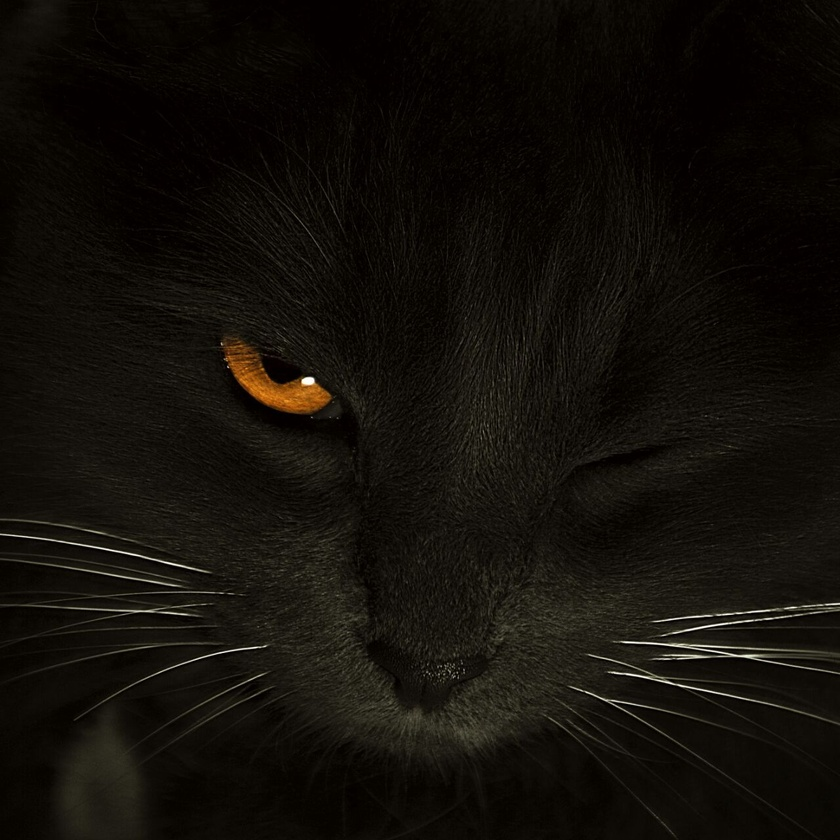
#> input picture lab1/2.jpg, 840 x 840 px, shrunk from 1280 x 1280 before the run
$ python main.py
#> lines starting #> are read from the running program, lines starting #| are printed output that depends on the picture
import cv2
import matplotlib.pyplot as plt
import numpy as np

def task1():
    image = cv2.imread('1.jpg');
    cv2.imshow('image', image);
    cv2.waitKey(0);
    return image;

def task2():
    image = cv2.imread('1.jpg', cv2.IMREAD_GRAYSCALE);
    cv2.imshow('image', image);
    cv2.waitKey(0);
    return image;

def task3():
    image = cv2.imread('1.jpg', cv2.IMREAD_GRAYSCALE);
    thresh = 128;
    image = cv2.threshold(image, thresh, 255, cv2.THRESH_BINARY)[1];
    cv2.imshow('image', image);
    cv2.waitKey(0);
    return image;

def task4(filename, image):
    cv2.imwrite(filename, image);

def task5():
    image = cv2.imread('2.jpg');
#> image is the input picture: shape (840, 840, 3); mean B, G, R 9.5, 14.7, 18.1
    show_hists(image, "hist_before.png");
#> in compute_hists, `hist_b = cv2.calcHist([image], channels=[0], mask=None, histSize=[256]..`: hist_b = 256 values, max 152080 at index 0, min 0 at index 251, mean 2756.2
#> in compute_hists, `hist_g = cv2.calcHist([image], channels=[1], mask=None, histSize=[256]..`: hist_g = 256 values, max 40751 at index 0, min 5 at index 247, mean 2756.2
#> in compute_hists, `hist_r = cv2.calcHist([image], channels=[2], mask=None, histSize=[256]..`: hist_r = 256 values, max 36660 at index 7, min 4 at index 249, mean 2756.2
#> in show_hists, `hb, hg, hr = compute_hists(rgb_image)`: hb has the same summary as hist_b in compute_hists; hg has the same summary as hist_g in compute_hists; hr has the same summary as hist_r in compute_hists
#> in show_hists, `plt.savefig(name)`:
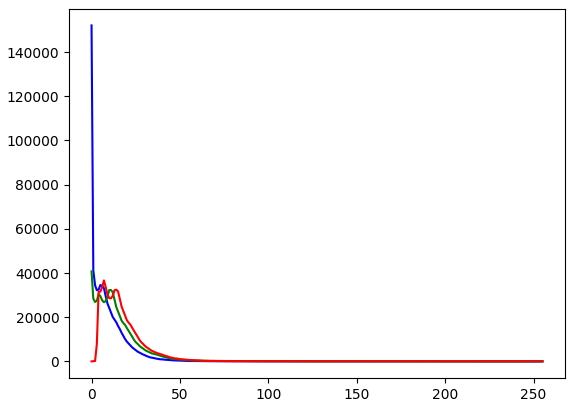
#> figure drawn by matplotlib, 1 panel; curve peaks at x = 0, y = 152080; curve peaks at x = 0, y = 40751; curve peaks at x = 7, y = 36660
    R, G, B = cv2.split(image)
    output1_R = cv2.equalizeHist(R)
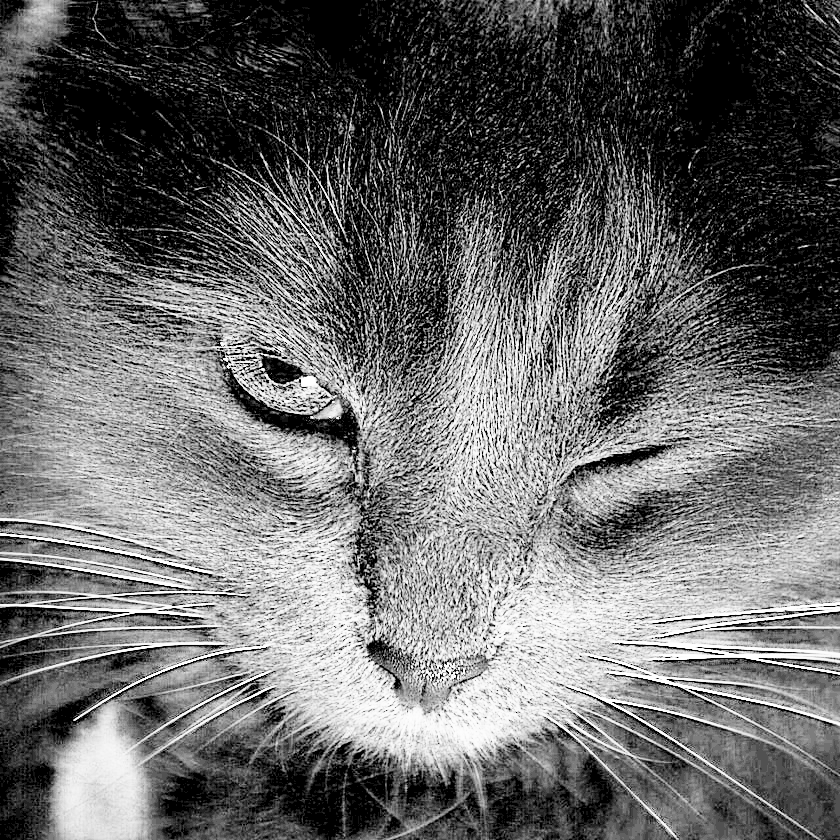
#> output1_R: shape (840, 840); min 0, max 255, mean 104.5
    output1_G = cv2.equalizeHist(G)
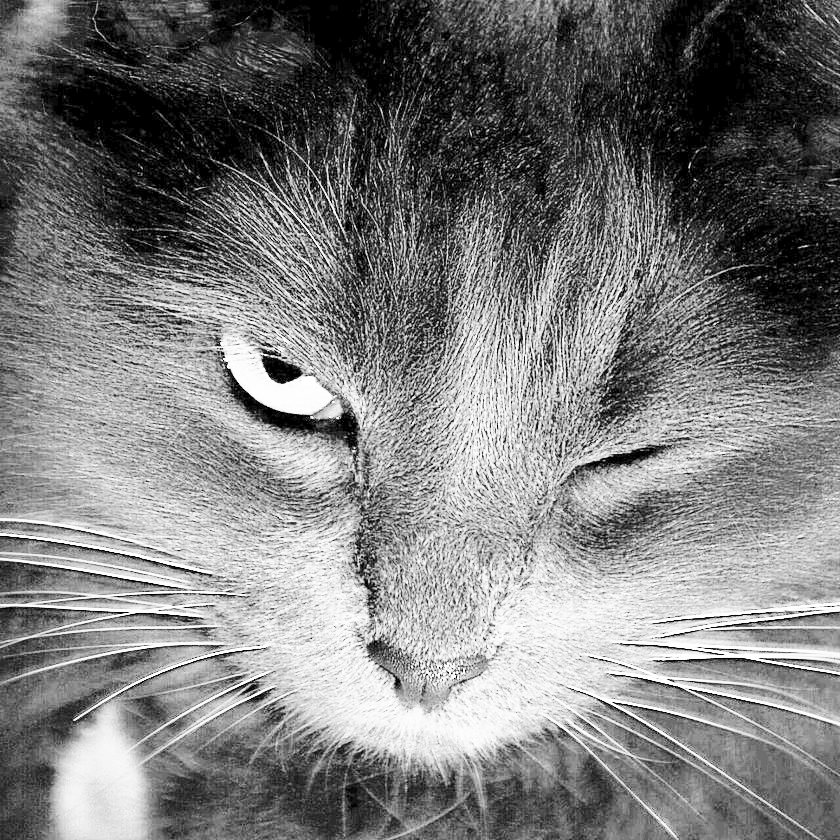
#> output1_G: shape (840, 840); min 0, max 255, mean 124.2
    output1_B = cv2.equalizeHist(B)
    image = cv2.merge((output1_R, output1_G, output1_B))
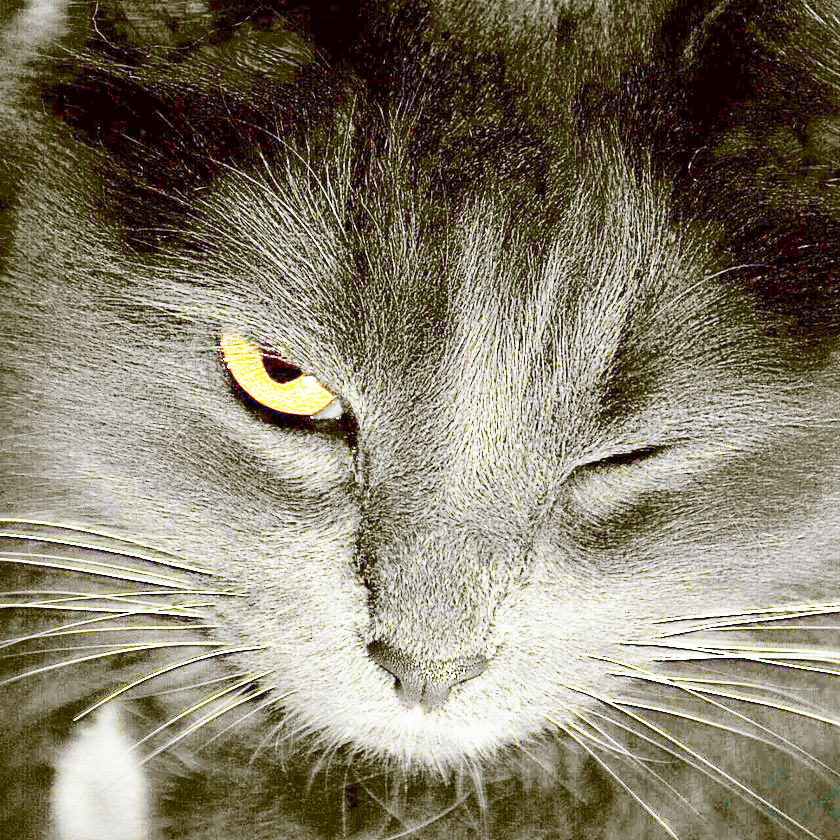
#> image: shape (840, 840, 3); mean B, G, R 104.5, 124.2, 131.8
    cv2.imshow("image", image);
    cv2.waitKey(0);
    show_hists(image, "hist_after.png");
#> call 2 of show_hists, with name = 'hist_after.png'

def compute_hists(image):
    hist_b = cv2.calcHist([image], channels=[0], mask=None, histSize=[256], ranges=[0, 256])
    hist_g = cv2.calcHist([image], channels=[1], mask=None, histSize=[256], ranges=[0, 256])
    hist_r = cv2.calcHist([image], channels=[2], mask=None, histSize=[256], ranges=[0, 256])
    return (hist_b, hist_g, hist_r)

def show_hists(rgb_image, name="hist.png"):
    hb, hg, hr = compute_hists(rgb_image)
    fig = plt.figure()
    plt.plot(hb, color="b")
    plt.plot(hg, color="g")
    plt.plot(hr, color="r")
    plt.savefig(name)
    plot = cv2.imread(name)
    cv2.imshow(name, plot)
    cv2.waitKey(0)

task5();
#> in show_hists (call 2), `hb, hg, hr = compute_hists(rgb_image)`: hb = 256 values, max 152080 at index 0, min 0 at index 1, mean 2756.2; hg = 256 values, max 40751 at index 0, min 0 at index 1, mean 2756.2; hr = 256 values, max 36660 at index 51, min 0 at index 1, mean 2756.2
#> in show_hists (call 2), `plt.savefig(name)`:
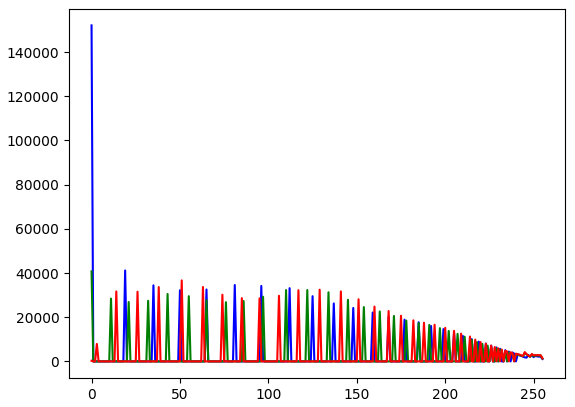
#> figure drawn by matplotlib, 1 panel; curve peaks at x = 0, y = 152080; curve peaks at x = 0, y = 40751; curve peaks at x = 51, y = 36660
